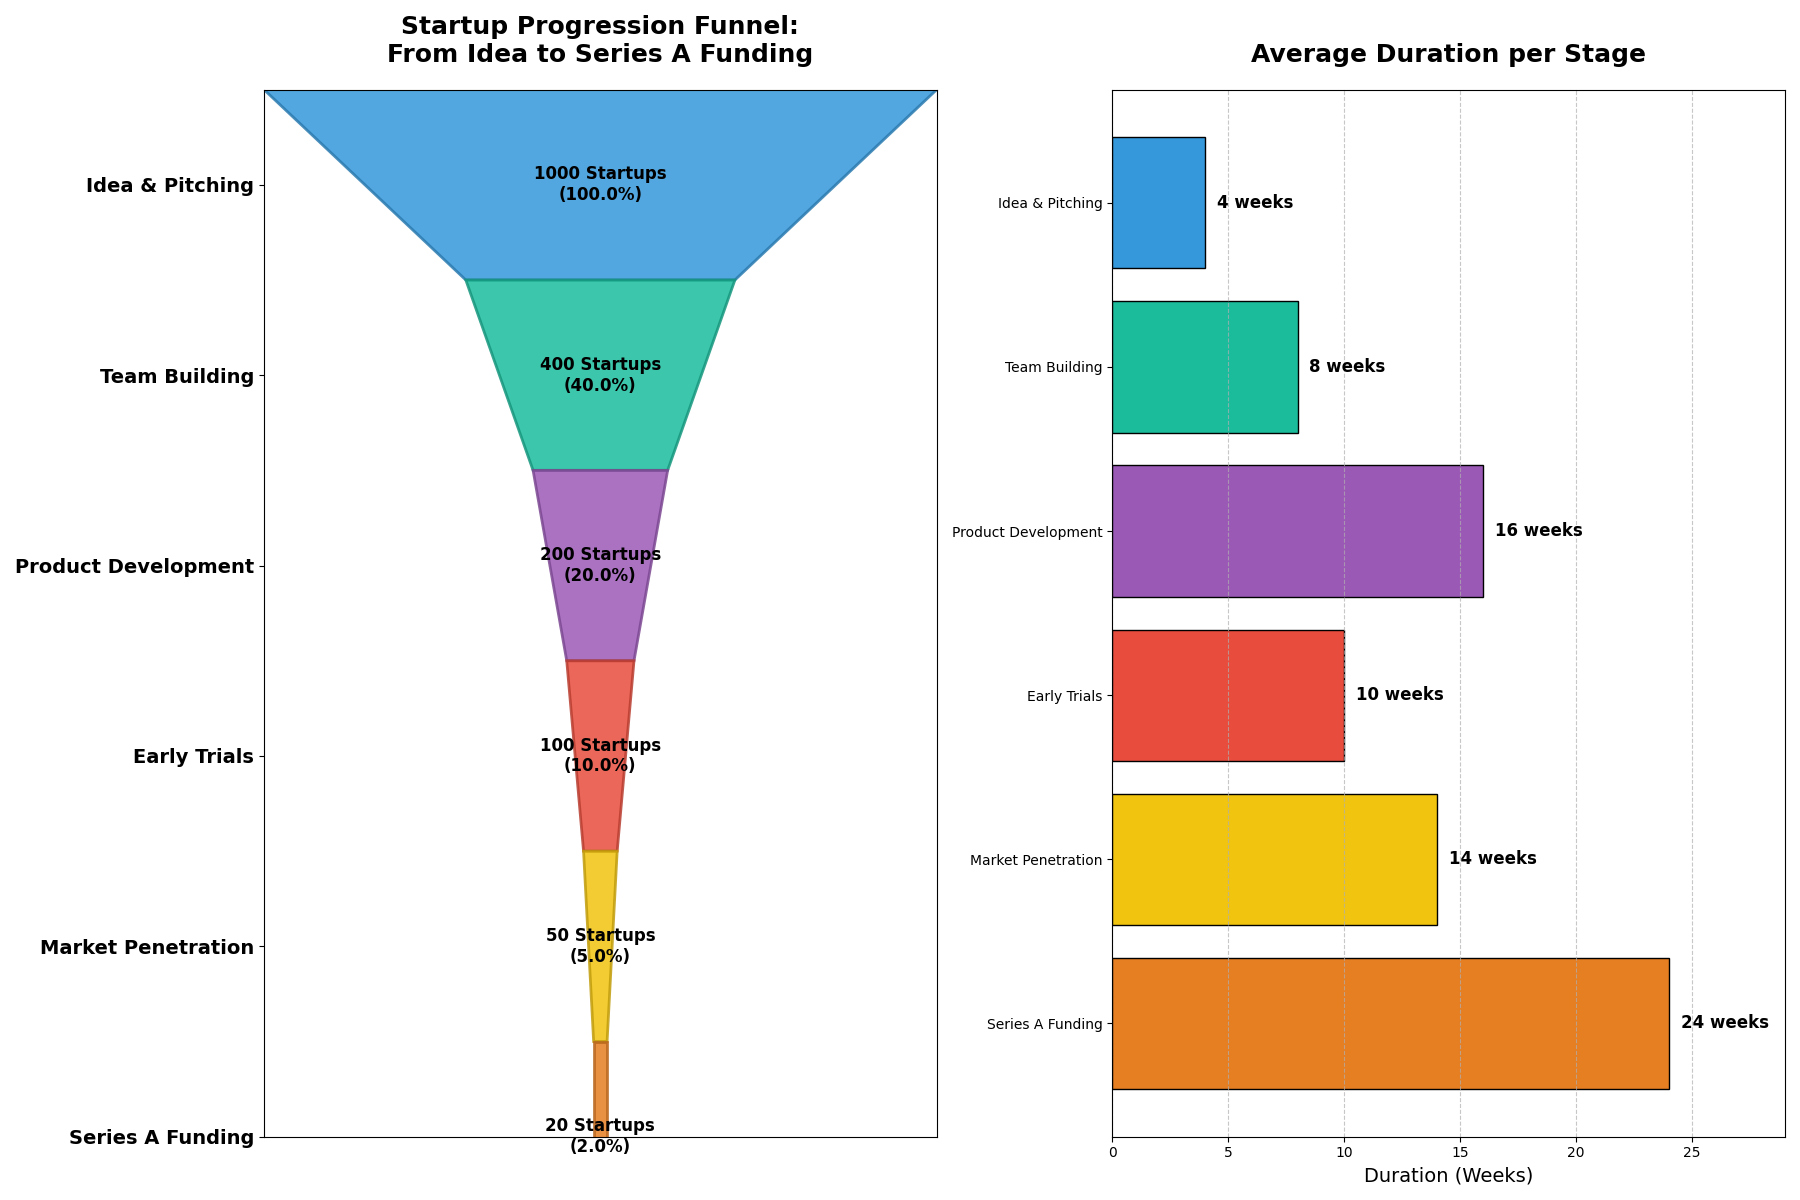

Write the Python code that produced this figure.
import matplotlib
import matplotlib.pyplot as plt
import matplotlib.patches as patches
import numpy as np

# Constructing the backstory and data
# Backstory: This funnel chart illustrates the progression of a tech startup from initial idea to acquiring Series A funding. 

# Stages of the funnel
stages = ["Idea & Pitching", "Team Building", "Product Development", "Early Trials", "Market Penetration", "Series A Funding"]
# Number of startups at each stage
startup_counts = [1000, 400, 200, 100, 50, 20]

# Proportion of startups at each stage relative to the initial count
widths = [count / max(startup_counts) for count in startup_counts]
colors = ['#3498db', '#1abc9c', '#9b59b6', '#e74c3c', '#f1c40f', '#e67e22']

# Calculating positions for each polygon to create a funnel effect
polygon_points = []
for i, width in enumerate(widths):
    bottom_width = width if i == len(widths) - 1 else widths[i + 1]
    top_left = ((1 - width) / 2, i)
    top_right = ((1 + width) / 2, i)
    bottom_left = ((1 - bottom_width) / 2, i + 1)
    bottom_right = ((1 + bottom_width) / 2, i + 1)
    polygon_points.append([top_left, top_right, bottom_right, bottom_left])

# Additional subplot data: average duration at each stage (in weeks)
average_durations = [4, 8, 16, 10, 14, 24] 

# Create the subplots
fig, (ax1, ax2) = plt.subplots(1, 2, figsize=(18, 12))
plt.subplots_adjust(wspace=0.4)

# Plotting the funnel chart
for i, (points, color) in enumerate(zip(polygon_points, colors)):
    edge_color = tuple(map(lambda x: x * 0.8, matplotlib.colors.to_rgba(color)[:3])) + (1,)
    funnel_polygon = patches.Polygon(points, closed=True, facecolor=color, edgecolor=edge_color, linewidth=2, alpha=0.85)
    ax1.add_patch(funnel_polygon)
    
    percentage = (startup_counts[i] / max(startup_counts)) * 100
    ax1.text(0.5, i + 0.5, f'{startup_counts[i]} Startups\n({percentage:.1f}%)', 
             va='center', ha='center', fontsize=12, color='black', fontweight='bold')

# Customizing the funnel chart
ax1.set_yticks([i + 0.5 for i in range(len(stages))])
ax1.set_yticklabels(stages, fontsize=14, fontweight='bold')
ax1.invert_yaxis()
ax1.set_xticks([])
ax1.set_xlim(0, 1)
ax1.set_title("Startup Progression Funnel:\nFrom Idea to Series A Funding", fontsize=18, fontweight='bold', pad=20)

# Plotting the bar chart for average durations
ax2.barh(stages, average_durations, color=colors, edgecolor='black')
ax2.set_xlabel('Duration (Weeks)', fontsize=14)
ax2.set_title("Average Duration per Stage", fontsize=18, fontweight='bold', pad=20)
ax2.set_xlim(0, max(average_durations) + 5)
ax2.invert_yaxis()
ax2.grid(axis='x', linestyle='--', alpha=0.7)

for i, v in enumerate(average_durations):
    ax2.text(v + 0.5, i, f'{v} weeks', va='center', fontsize=12, color='black', fontweight='bold')

# Optimize layout
plt.tight_layout()

# Display the combined chart
plt.show()
